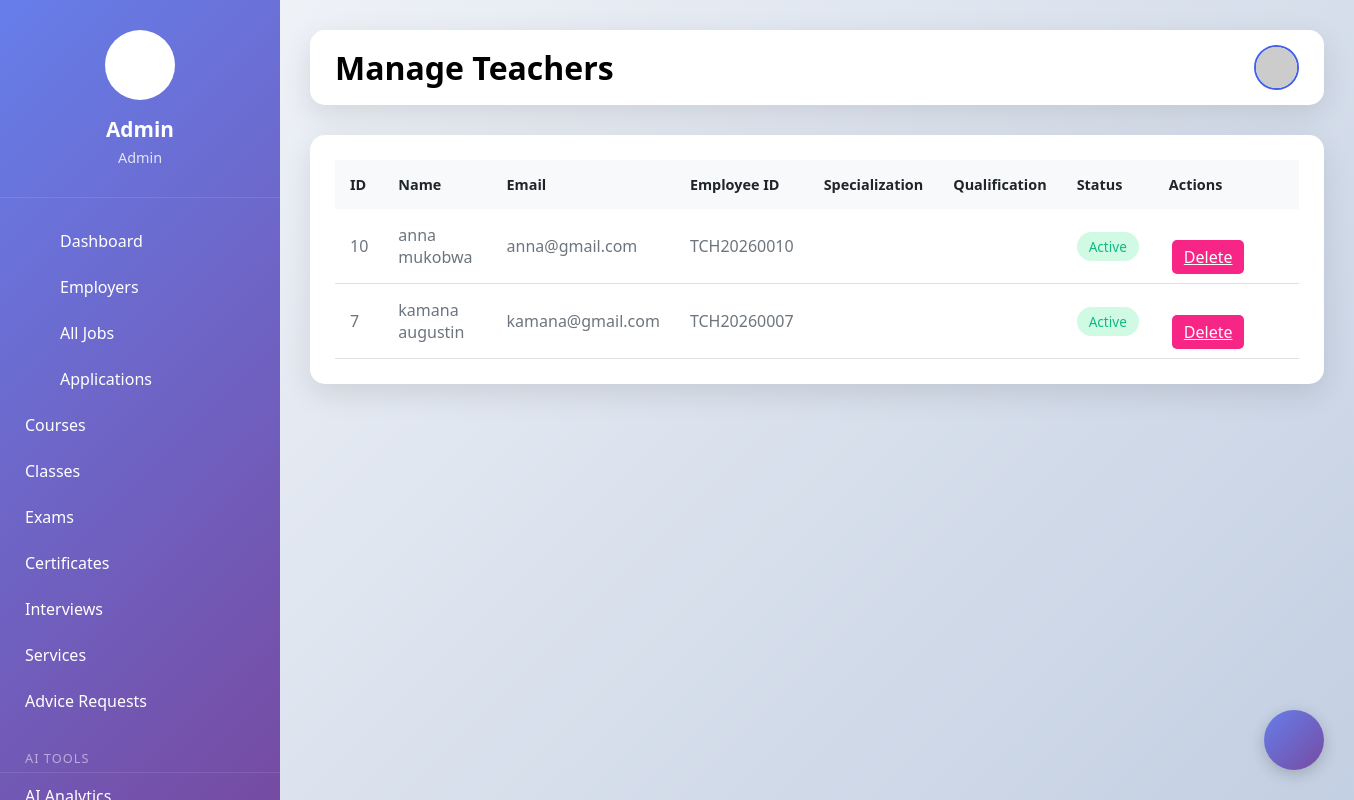
The page /admin/manage-teachers.php (signed in) on the database its author committed.
### tables this page shows
CREATE TABLE `teachers` (
  `id` int NOT NULL AUTO_INCREMENT,
  `user_id` int DEFAULT NULL,
  `employee_id` varchar(20) NOT NULL,
  `qualification` text,
  `specialization` varchar(100) DEFAULT NULL,
  `joining_date` date DEFAULT NULL,
  PRIMARY KEY (`id`),
  UNIQUE KEY `employee_id` (`employee_id`),
  UNIQUE KEY `user_id` (`user_id`),
  CONSTRAINT `teachers_ibfk_1` FOREIGN KEY (`user_id`) REFERENCES `users` (`id`) ON DELETE CASCADE
);

CREATE TABLE `users` (
  `id` int NOT NULL AUTO_INCREMENT,
  `username` varchar(50) NOT NULL,
  `email` varchar(100) NOT NULL,
  `password` varchar(255) NOT NULL,
  `reset_token` varchar(255) DEFAULT NULL,
  `reset_expires` datetime DEFAULT NULL,
  `full_name` varchar(100) NOT NULL,
  `phone` varchar(20) DEFAULT NULL,
  `address` text,
  `role` enum('super_admin','admin','teacher','student','parent') DEFAULT 'student',
  `profile_pic` varchar(255) DEFAULT NULL,
  `is_active` tinyint(1) DEFAULT '1',
  `last_login` datetime DEFAULT NULL,
  `created_at` timestamp NULL DEFAULT CURRENT_TIMESTAMP,
  `updated_at` timestamp NULL DEFAULT CURRENT_TIMESTAMP ON UPDATE CURRENT_TIMESTAMP,
  `notification_preference` enum('email','sms','both') DEFAULT 'both',
  PRIMARY KEY (`id`),
  UNIQUE KEY `username` (`username`),
  UNIQUE KEY `email` (`email`)
);

### admin/manage-teachers.php (the view, shortened to what this page needs)
<?php
require_once '../config/database.php';
$teachers = $conn->query("
    SELECT u.*, t.employee_id, t.specialization, t.qualification
    FROM users u
    JOIN teachers t ON u.id = t.user_id
    WHERE u.role = 'teacher'
    ORDER BY u.created_at DESC
");
?>
<!DOCTYPE html>
<html>
<head>
    <link rel="stylesheet" href="../assets/css/style.css">
    <link rel="stylesheet" href="../assets/css/ai-widget.css">
</head>
<body>
    <div class="dashboard">
        <?php include '../includes/sidebar.php'; ?>
        <div class="main-content">
            <div class="top-nav">
                <h1>Manage Teachers</h1>
                <div class="user-profile">
                    <img src="https://ui-avatars.com/api/?name=Admin&background=667eea&color=fff&size=45" class="profile-img">
                </div>
            </div>
            <div class="table-container">
                <table class="table">
                    <thead>
                        <tr>
                            <th>ID</th>
                            <th>Name</th>
                            <th>Email</th>
                            <th>Employee ID</th>
                            <th>Specialization</th>
                            <th>Qualification</th>
                            <th>Status</th>
                            <th>Actions</th>
                        </tr>
                    </thead>
                    <tbody>
                        <?php while($t = $teachers->fetch_assoc()): ?>
                        <tr>
                            <td><?php echo $t['id']; ?></td>
                            <td><?php echo htmlspecialchars($t['full_name']); ?></td>
                            <td><?php echo $t['email']; ?></td>
                            <td><?php echo $t['employee_id']; ?></td>
                            <td><?php echo $t['specialization'] ?? '—'; ?></td>
                            <td><?php echo $t['qualification'] ?? '—'; ?></td>
                            <td>
                                <span class="status-badge <?php echo ($t['is_active'] ?? 1) ? 'active' : 'inactive'; ?>">
                                    <?php echo ($t['is_active'] ?? 1) ? 'Active' : 'Inactive'; ?>
                                </span>
                            </td>
                            <td>
                                <?php if ($t['is_active'] ?? 1): ?>
                                    <a href="?action=deactivate&id=<?php echo $t['id']; ?>" class="btn-action deactivate">Deactivate</a>
                                <?php else: ?>
                                    <a href="?action=activate&id=<?php echo $t['id']; ?>" class="btn-action activate">Activate</a>
                                <?php endif; ?>
                                <a href="?action=delete&id=<?php echo $t['id']; ?>" class="btn-action delete" onclick="return confirm('Delete teacher?')">Delete</a>
                            </td>
                        </tr>
                        <?php endwhile; ?>
                    </tbody>
                </table>
            </div>
        </div>
    </div>
</body>
</html>

### assets/css/style.css (style rules this page uses)
:root { --primary: #4361ee; --secondary: #3f37c9; --success: #4cc9f0; --danger: #f72585; --warning: #f8961e; --info: #4895ef; --light: #f8f9fa; --dark: #212529; --white: #ffffff; --gray: #6c757d; --gradient-1: linear-gradient(135deg, #667eea 0%, #764ba2 100%); --gradient-2: linear-gradient(135deg, #f093fb 0%, #f5576c 100%); --gradient-3: linear-gradient(135deg, #4facfe 0%, #00f2fe 100%); --gradient-4: linear-gradient(135deg, #43e97b 0%, #38f9d7 100%); --shadow-sm: 0 2px 4px rgba(0,0,0,0.1); --shadow: 0 10px 30px rgba(0,0,0,0.1); --shadow-hover: 0 15px 40px rgba(0,0,0,0.2); --transition: all 0.3s ease; }
* { margin: 0; padding: 0; box-sizing: border-box; }
body { font-family: 'Segoe UI', Tahoma, Geneva, Verdana, sans-serif; background: linear-gradient(135deg, #f5f7fa 0%, #c3cfe2 100%); min-height: 100vh; }
.btn-action { padding: 6px 12px; border: none; border-radius: 5px; cursor: pointer; transition: var(--transition); margin: 0 3px; color: white; }
.btn-action.delete { background: var(--danger); }
.dashboard { display: flex; min-height: 100vh; }
.main-content { flex: 1; margin-left: 280px; padding: 30px; }
.top-nav { background: white; border-radius: 15px; padding: 15px 25px; margin-bottom: 30px; display: flex; justify-content: space-between; align-items: center; box-shadow: var(--shadow); animation: slideDown 0.5s ease; }
.user-profile { display: flex; align-items: center; gap: 20px; }
.profile-img { width: 45px; height: 45px; border-radius: 50%; object-fit: cover; border: 2px solid var(--primary); transition: var(--transition); }
.table-container { background: white; border-radius: 15px; padding: 25px; box-shadow: var(--shadow); margin-bottom: 30px; animation: slideUp 0.5s ease; }
.table { width: 100%; border-collapse: collapse; }
.table th { text-align: left; padding: 15px; background: var(--light); color: var(--dark); font-weight: 600; font-size: 0.9em; }
.table td { padding: 15px; border-bottom: 1px solid #e0e0e0; color: var(--gray); }
.table tbody tr { transition: var(--transition); }
.status-badge { padding: 5px 12px; border-radius: 20px; font-size: 0.85em; font-weight: 500; display: inline-block; transition: var(--transition); }
.status-badge.active { background: #d1fae5; color: #10b981; }
.table-container { overflow-x: auto; -webkit-overflow-scrolling: touch; }
body { font-size: 16px; }

### rows shown on the page
teachers: user "10", user.full_name "anna mukobwa", user.email "anna@gmail.com", employee "TCH20260010"
teachers: user "7", user.full_name "kamana augustin", user.email "kamana@gmail.com", employee "TCH20260007"

### other values the page prints
$user_name "Admin"
$user_role_display "Admin"
